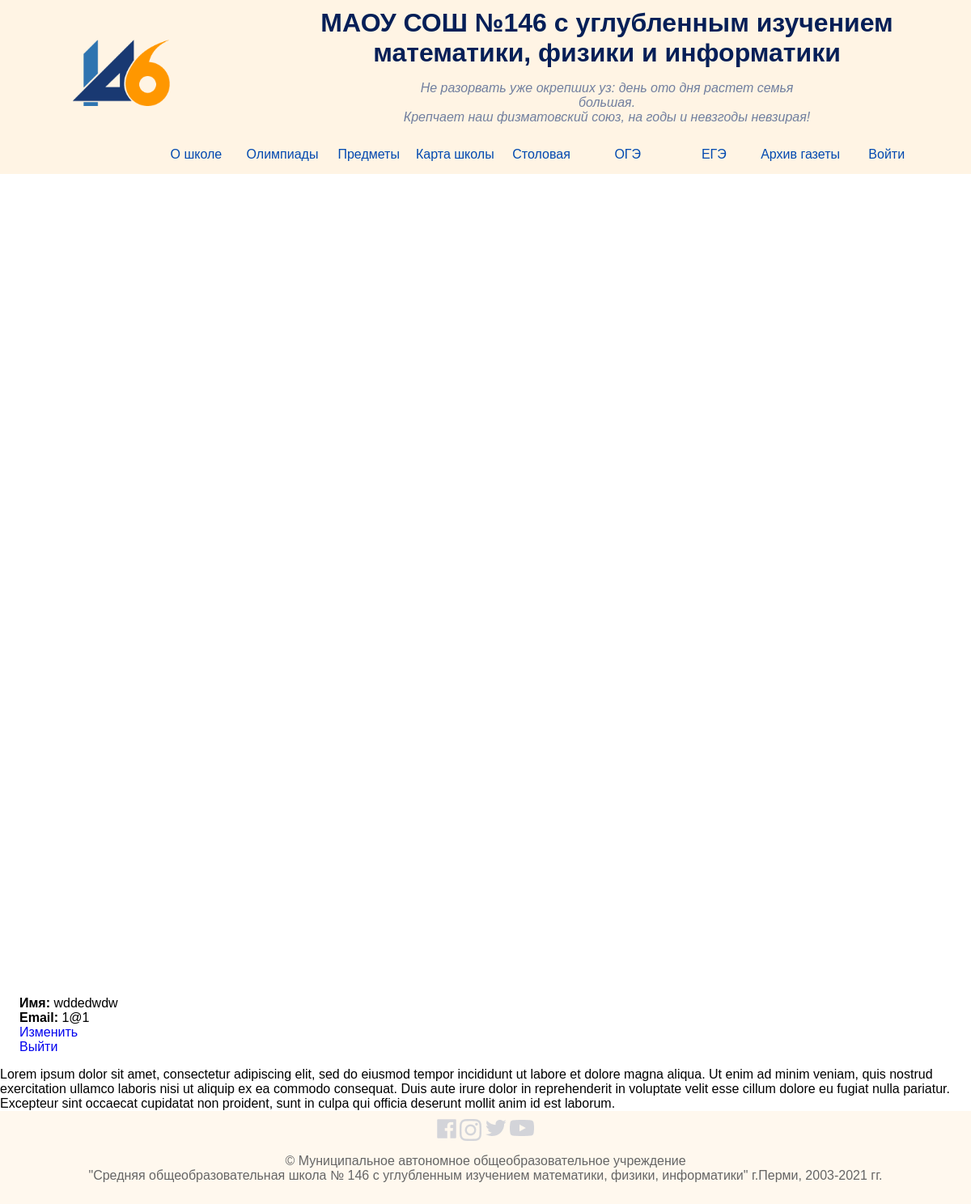
The page /user_info (signed in) on the database as committed earlier.
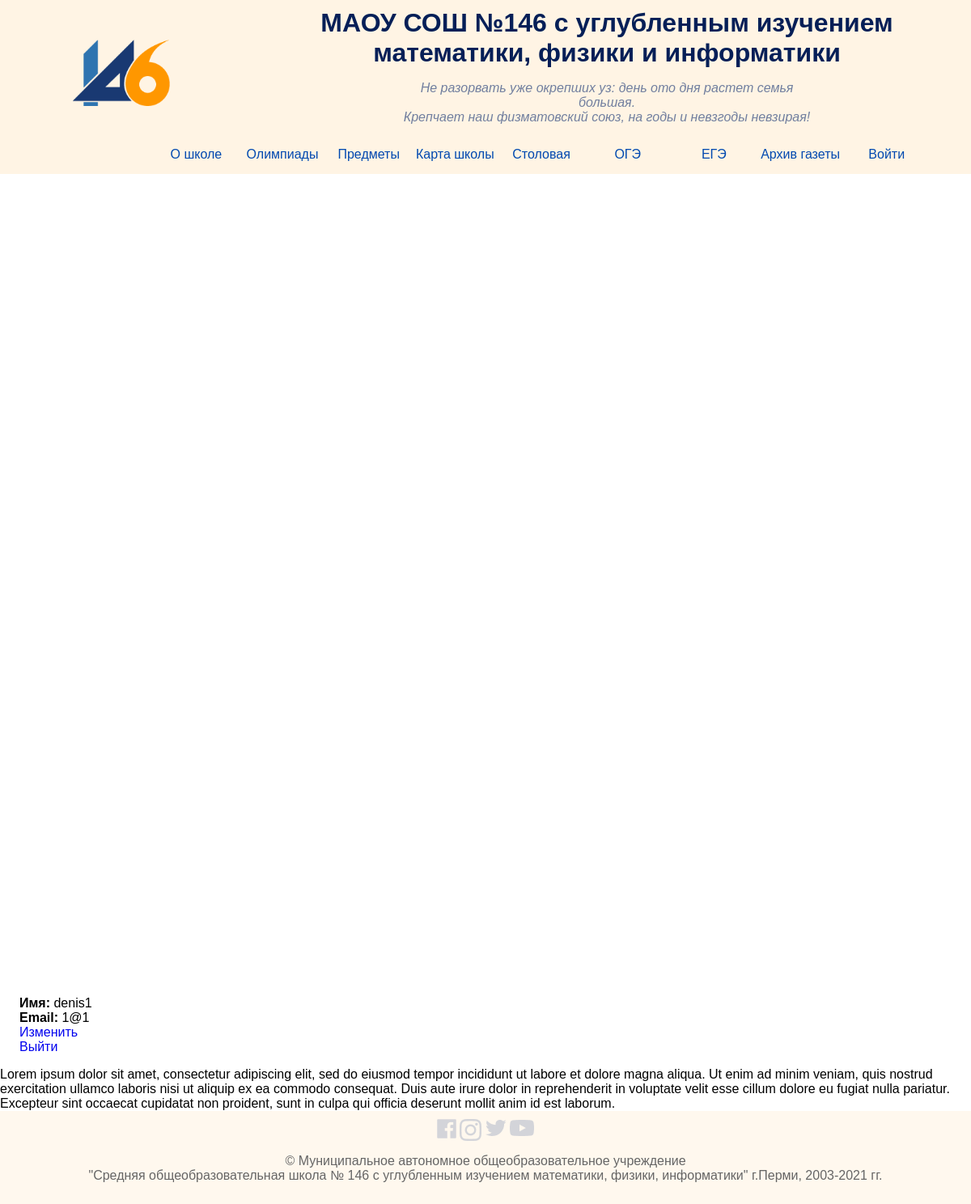
The same page on the database as committed later.
### School146/data/models/users.py (models this page shows, shortened)
class User(SqlAlchemyBase, UserMixin, SerializerMixin):
    __tablename__ = 'users'
    id = Column(Integer, primary_key=True, autoincrement=True)
    name = Column(String)
    email = Column(String, index=True, unique=True)
    hashed_password = Column(String)

### School146/application.py (the view)
@app.route('/user_info')
@login_required
def user_info():
    return render_template('user_info.html')

### School146/application.py (called while the page is built)
@login_manager.user_loader
def load_user(user_id):
    db = db_session.create_session()
    user = db.query(User).get(user_id)
    return user

### School146/data/db_session.py (called while the page is built)
def create_session() -> orm.Session:
    global __factory
    return __factory()

### School146/templates/user_info.html (shortened to what this page needs)
{% extends 'base.html' %}
{% block content %}
<div class="container mt-4" style="margin: 0 2%;" >
<p class="akk">
    <b> Имя: </b> {{ current_user.name }}<br>
    <b> Email: </b> {{ current_user.email }}<br>
    <a href="/edit_user_info"> Изменить </a> <br>
    <a href="/logout"> Выйти </a>
</p>
</div>
{% endblock %}

### School146/templates/base.html (shortened to what this page needs)
<!DOCTYPE html>
<html lang="en">
	<head>
		<link rel="stylesheet" type="text/css" href="../static/css/style.css">
	</head>
	<body>
		<header id="header">
			<div class="logo">
				<img src="../static/img/logo.png" alt="logo">
			</div>
			<div class="main_text">
				<h1>МАОУ СОШ №146 с углубленным изучением математики, физики и информатики</h1>
				<p>Не разорвать уже окрепших уз: день ото дня растет семья большая.<br>Крепчает наш физматовский союз, на годы и невзгоды невзирая!</p>
			</div>
		</header>
		<menu id="top_menu">
			<div style="width: 80%; vertical-align: middle;">
				<ul class="menu">
					<a href="/login" class="point_of_menu"><li>Войти<hr class="menu_line"></li></a>
					<a href="#" class="point_of_menu"><li>Архив газеты<hr class="menu_line"></li></a>
					<a href="#" class="point_of_menu"><li>ЕГЭ<hr class="menu_line"></li></a>
					<a href="#" class="point_of_menu"><li>ОГЭ<hr class="menu_line"></li></a>
					<a href="#" class="point_of_menu"><li>Столовая<hr class="menu_line"></li></a>
					<a href="#" class="point_of_menu"><li>Карта школы<hr class="menu_line"></li></a>
					<a href="#" class="point_of_menu"><li>Предметы<hr class="menu_line"></li></a>
					<a href="#" class="point_of_menu"><li>Олимпиады<hr class="menu_line"></li></a>
					<a href="#" class="point_of_menu"><li>О школе<hr class="menu_line"></li></a>
				</ul>
			</div>
		</menu>
		<content>
			{% block content %}
        {% endblock %}
			Lorem ipsum dolor sit amet, consectetur adipiscing elit, sed do eiusmod tempor incididunt ut labore et dolore magna aliqua. Ut enim ad minim veniam, quis nostrud exercitation ullamco laboris nisi ut aliquip ex ea commodo consequat. Duis aute irure dolor in reprehenderit in voluptate velit esse cillum dolore eu fugiat nulla pariatur. Excepteur sint occaecat cupidatat non proident, sunt in culpa qui officia deserunt mollit anim id est laborum.
		</content>
		<footer>
			<ul class="icons">
				<a href="https://www.facebook.com/school146perm" class="icon"><li><img src="../static/img/facebook.png"></li></a>
				<a href="https://www.instagram.com/school146perm/" class="icon"><li><img src="../static/img/instagram.png"></li></a>
				<a href="https://twitter.com/school146" class="icon"><li><img src="../static/img/twitter.png"></li></a>
				<a href="https://www.youtube.com/channel/UC5WufrqFj3o7FIJP9ySKF-g" class="icon"><li><img src="../static/img/youtube.png"></li></a>
			</ul>
			<p>
				© Муниципальное автономное общеобразовательное учреждение<br>"Средняя общеобразовательная школа № 146 с углубленным изучением математики, физики, информатики" г.Перми, 2003-2021 гг.
			</p>
		</footer>
	</body>
</html>

### School146/static/css/style.css (style rules this page uses)
body { margin: 0px; padding: 0px; width: 100%; min-height: 100vh; font-family: Arial; -moz-background-size: cover; -webkit-background-size: cover; -o-background-size: cover; background-size: cover; display: flex; flex-direction: column; }
a { text-decoration: none; }
h1 { margin: 0; }
img { image-rendering: -moz-crisp-edges; -ms-interpolation-mode: nearest-neighbor; image-rendering: crisp-edges; height: auto; display: block; margin: 0 auto; }
ul { padding: 0; list-style-type: none; }
header { display: flex; flex-direction: row; justify-content: space-around; padding-top: 10px; vertical-align: bottom; align-items: center; background-color: #FFD18E3D; }
li { text-decoration: none; }
footer { background-color: #FFF4E4; text-align: center; padding-top: 10px; padding-bottom: 10px; opacity: 0.6; transition: 0.5s; }
content { padding-top: 1000px; }
menu { display: flex; justify-content: space-around; flex-direction: row; background-color: #FFD18E3D; position: static; width: 100%; margin: 0px; padding: 0px; padding-top: 10px; opacity: 1; padding-bottom: 10px; align-items: center; }
.logo { width: 10%; }
.logo img { display: block; width: 100%; }
.main_text { width: 60%; text-align: center; display: flex; flex-direction: column; justify-content: space-between; align-items: center; }
.main_text h1 { font-style: normal; font-weight: 600; text-align: center; color: #051F57; font-size: 24pt; }
.main_text p { font-style: italic; font-weight: normal; text-align: center; color: #717F9F; width: 70%; font-size: 12pt; }
.menu { width: 100%; display: flex; flex-direction: row-reverse; justify-content: space-around; margin-bottom: 0px; margin-top: 0px; vertical-align: middle; }
.point_of_menu { width: 100%; color: #0049B0; text-align: center; font-size: 12pt; }
.icons { display: flex; flex-direction: row; justify-content: space-between; width: auto; width: 10%; margin: auto; }
.icon { opacity: 0.5; transition: 0.5s; }

Rows that differ between the two databases and show on the page:
changed User: name "wddedwdw" → "denis1"
